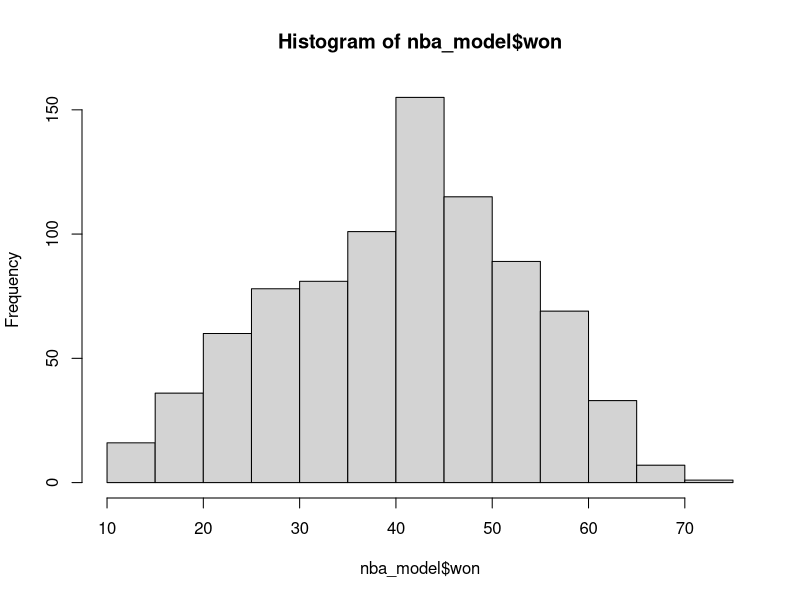
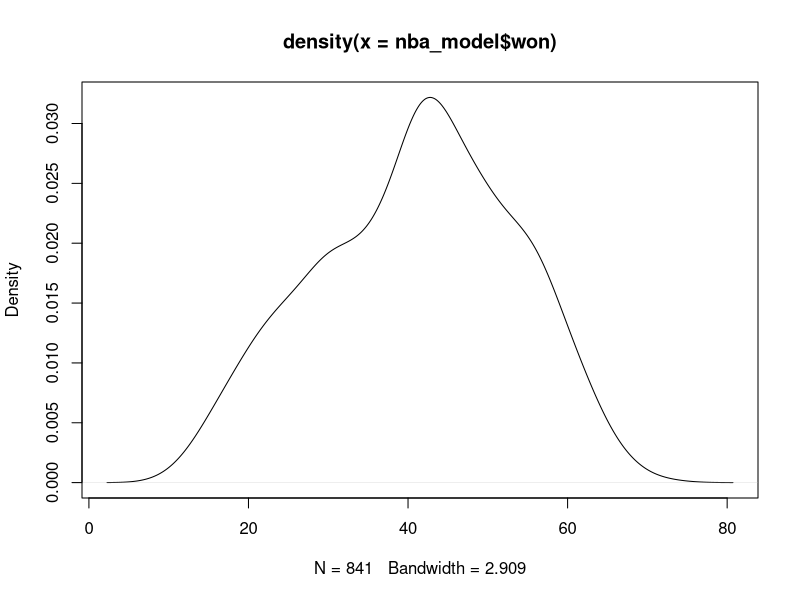

The R script that drew these images, in order: (Note: this script raises an error after producing the figures.)
## ---- chunk 1

knitr::opts_chunk$set(echo = TRUE)

library(here)
knitr::opts_knit$set(root.dir = here("progettoLampedusa", "0_Materiale"))
getwd()

## ---- chunk 2

#Caricamento dei Dati:
dataset = read.delim("0_Materiale/basketball_teams.txt")
FIRST = 1976 # first year 
LAST = 2011 # last year

nba_model = dataset [dataset$lgID=="NBA" & dataset$year >= FIRST & dataset$year <= LAST & dataset$games==82,]
(nba_model)

dataset$lgID <- as.factor(dataset$lgID) # perchè mi permettono di poter generare variabili dummy
summary(nba_model)

# VERIFICA VALORI MANCANTI
#sum(is.na(nba_model))
#nba_model[which(complete.cases(nba_model))]

hist(nba_model$won)
plot(density(nba_model$won))

M <- cor(as.matrix(nba_model[,c(11:25,54)])) # correlation matrix
corrplot(M, method="color", outline = TRUE,type="lower",order = "hclust",
         tl.col="black", tl.srt=45, diag=FALSE,tl.cex = 1,mar=c(0,0,3,0),
         title="Correlation Matrix between Predictor and Outcome variables")

boxplot(nba_model$won ~ nba_model$tmID, las=2)


# Covariate
  
nba_model$o_canestriSuTotali = nba_model$o_fgm/nba_model$o_fga # proporzione tra tiri realizzati su tiri totali
nba_model$d_canestriSuTotali = nba_model$d_fgm/nba_model$d_fga # proporzione tra tiri subiti su tiri totali
nba_model$d_stoppateSuTiri = nba_model$d_blk/nba_model$d_fga # proporzione su quanti tiri tentati sono stati stoppati
nba_model$o_rimbTiriSbagliati = nba_model$o_oreb/(nba_model$o_fga-nba_model$o_fgm) # percentuale di rimbalzi presi su tiri sbagliati in attacco
nba_model$d_rimbDef = nba_model$d_dreb/(nba_model$d_fga-nba_model$d_fgm) # percentuale di rimbalzi difensivi presi in difesa

# Modello di regressione 1
(linMod = lm(won ~ o_canestriSuTotali + d_canestriSuTotali + d_stoppateSuTiri + o_rimbTiriSbagliati + d_rimbDef, data = nba_model ))
summary (linMod)

# Normalizziamo le covariate
nba_model$o_canestriSuTotali_z = scale(nba_model$o_canestriSuTotali)
nba_model$d_canestriSuTotali_z = scale(nba_model$d_canestriSuTotali)
nba_model$d_stoppateSuTiri_z = scale(nba_model$d_stoppateSuTiri)
nba_model$o_rimbTiriSbagliati_z = scale(nba_model$o_rimbTiriSbagliati)
nba_model$d_rimbDef_z = scale(nba_model$d_rimbDef)
  
# Modello di regressione 2
(linModNormalized = lm(won ~ o_canestriSuTotali_z + d_canestriSuTotali_z + d_stoppateSuTiri_z + o_rimbTiriSbagliati_z + d_rimbDef_z, data = nba_model ))
summary (linModNormalized)


## ---- chunk 3

# Test di homoschedasticita' (Breusch-Pagan test) --> risultato suggerisce omoschedasiticita'
lmtest::bptest(linModNormalized)

# Divisione in Test e Train per evitare che il modello fitti troppo bene sui nostri dati
sample <- sample(c(TRUE, FALSE), nrow(nba_model), replace=TRUE, prob=c(0.7,0.3))
train  <- nba_model[sample, ]
test   <- nba_model[!sample, ]

m = lm(won ~ o_canestriSuTotali_z + d_canestriSuTotali_z + d_stoppateSuTiri_z + o_rimbTiriSbagliati_z + d_rimbDef_z, data = train)
summary(m)

